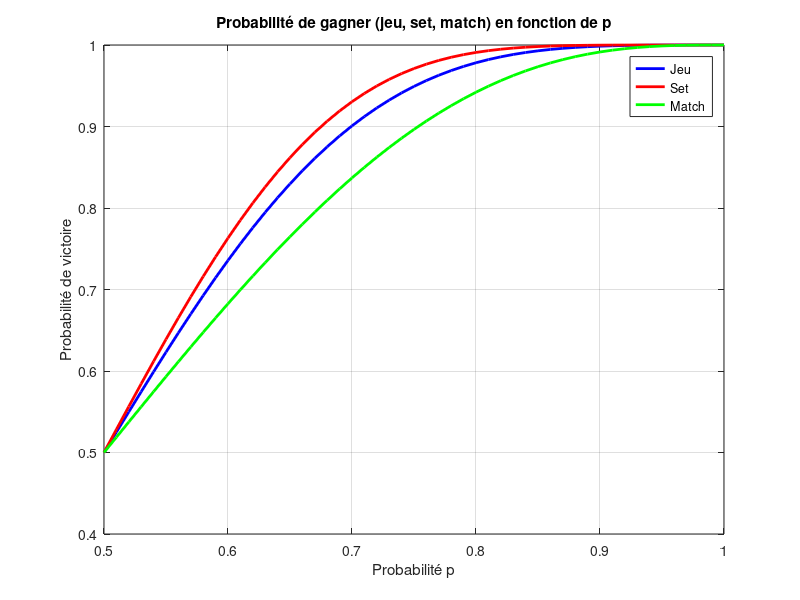
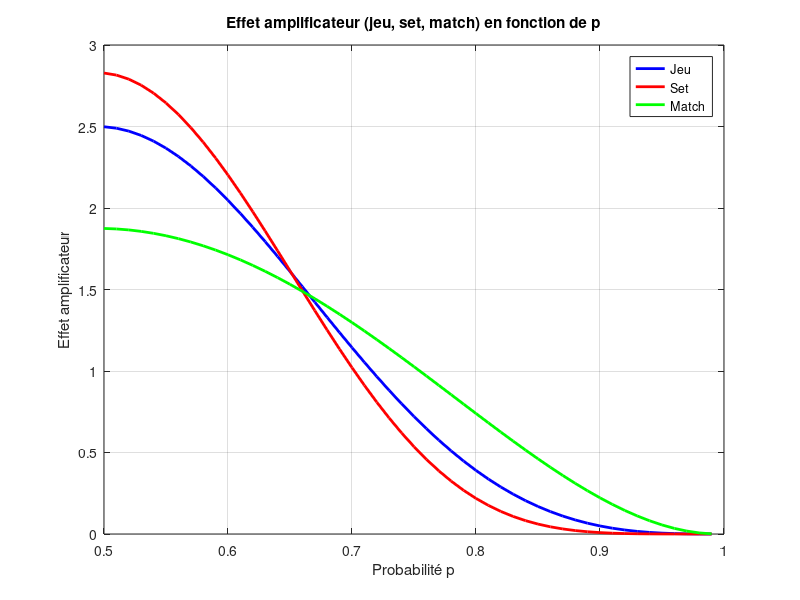

These charts were generated, in order, by the following MATLAB code:
% Comparaison de la probabilité de gagner un jeu, un set, et un match mais également de l'effet amplificateur en fonction de p

p_values = 0.5:0.01:1.0;  % De 0.5 à 1.0 avec un pas de 0.01
num_p = length(p_values);

%% Calcul pour le jeu

n = 20; 
prob_victoire_jeu = zeros(size(p_values));  % Probabilités de victoire pour le jeu
v0_jeu = zeros(n, 1);
v0_jeu(1) = 1;

for i = 1:num_p
    p = p_values(i);
    % Matrice de transition T pour le jeu
    T_jeu = [
        0,   0,   0,   0,   0,   0,   0,   0,   0,   0,   0,   0,   0,   0,   0,   0,   0,   0,   0,   0;
        p,   0,   0,   0,   0,   0,   0,   0,   0,   0,   0,   0,   0,   0,   0,   0,   0,   0,   0,   0;
        1-p, 0,   0,   0,   0,   0,   0,   0,   0,   0,   0,   0,   0,   0,   0,   0,   0,   0,   0,   0;
        0,   p,   0,   0,   0,   0,   0,   0,   0,   0,   0,   0,   0,   0,   0,   0,   0,   0,   0,   0;
        0, 1-p,   p,   0,   0,   0,   0,   0,   0,   0,   0,   0,   0,   0,   0,   0,   0,   0,   0,   0;
        0,   0, 1-p,   0,   0,   0,   0,   0,   0,   0,   0,   0,   0,   0,   0,   0,   0,   0,   0,   0;
        0,   0,   0,   0,   0,   0,   0,   p, 1-p,   0,   0,   0,   0,   0,   0,   0,   0,   0,   0,   0;
        0,   0,   0,   0, 1-p,   p,   0,   0,   0,   0,   0,   0,   0,   0,   0,   0,   0,   0,   0,   0;
        0,   0,   0, 1-p,   p,   0,   0,   0,   0,   0,   0,   0,   0,   0,   0,   0,   0,   0,   0,   0;
        0,   0,   0,   p,   0,   0,   0,   0,   0,   0,   0,   0,   0,   0,   0,   0,   0,   0,   0,   0;
        0,   0,   0,   0,   0, 1-p,   0,   0,   0,   0,   0,   0,   0,   0,   0,   0,   0,   0,   0,   0;
        0,   0,   0,   0,   0,   0,   0, 1-p,   0,   0,   p,   0,   0,   0,   0,   0,   0,   0,   0,   0;
        0,   0,   0,   0,   0,   0,   0,   0,   p, 1-p,   0,   0,   0,   0,   0,   0,   0,   0,   0,   0;
        0,   0,   0,   0,   0,   0,   p,   0,   0,   0,   0,   0, 1-p,   0,   0,   0,   0,   0,   0,   0;
        0,   0,   0,   0,   0,   0, 1-p,   0,   0,   0,   0,   p,   0,   0,   0,   0,   0,   0,   0,   0;
        0,   0,   0,   0,   0,   0,   0,   0,   0,   0,   0,   0,   0, 1-p,   p,   0,   p, 1-p,   0,   0;
        0,   0,   0,   0,   0,   0,   0,   0,   0,   0,   0,   0,   0,   0,   0, 1-p,   0,   0,   0,   0;
        0,   0,   0,   0,   0,   0,   0,   0,   0,   0,   0,   0,   0,   0,   0,   p,   0,   0,   0,   0;
        0,   0,   0,   0,   0,   0,   0,   0,   0,   p,   0,   0,   p,   p,   0,   0,   0,   p,   1,   0;
        0,   0,   0,   0,   0,   0,   0,   0, 1-p, 1-p,   0,   0, 1-p,   0, 1-p,   0,   0, 1-p,   0,   1;
    ];
    
    T_long_term_jeu = T_jeu^100;
    proba_finale_jeu = T_long_term_jeu * v0_jeu;
    
    prob_victoire_jeu(i) = proba_finale_jeu(19);
end

% Calcul de la dérivée numérique pour le jeu
dp_jeu = diff(prob_victoire_jeu) ./ diff(p_values);

%% Calcul pour le set

% Nombre d'états : 39 transitions + 2 absorbants pour le set
nset = 41;
prob_victoire_set = zeros(size(p_values));

scores_set = [
    0, 0;  % S0
    1, 0;  % S1
    0, 1;  % S2
    2, 0;  % S3
    1, 1;  % S4
    0, 2;  % S5
    3, 0;  % S6
    2, 1;  % S7
    1, 2;  % S8
    0, 3;  % S9
    4, 0;  % S10
    3, 1;  % S11
    2, 2;  % S12
    1, 3;  % S13
    0, 4;  % S14
    5, 0;  % S15
    4, 1;  % S16
    3, 2;  % S17
    2, 3;  % S18
    1, 4;  % S19
    0, 5;  % S20
    5, 1;  % S21
    4, 2;  % S22
    3, 3;  % S23
    2, 4;  % S24
    1, 5;  % S25
    5, 2;  % S26
    4, 3;  % S27
    3, 4;  % S28
    2, 5;  % S29
    5, 3;  % S30
    4, 4;  % S31
    3, 5;  % S32
    5, 4;  % S33
    4, 5;  % S34
    5, 5;  % S35
    6, 5;  % S36
    5, 6;  % S37
    6, 6;  % S38
];

% Trouver l'indice de l'état correspondant au score
find_state_set = @(a, b) find(scores_set(:,1) == a & scores_set(:,2) == b);
SF1_set = 40; % Victoire de A
SF2_set = 41; % Défaite de A

for i = 1:num_p
    p = p_values(i);
    q = 1 - p;
    
    % Matrice de Transition du set
    T_set = zeros(nset, nset);
    
    for j = 1:nset - 2 % On exclut les états absorbants
        current_score = scores_set(j, :);
        a = current_score(1);
        b = current_score(2);
        
        new_a = a + 1;
        new_b = b;
        if (new_a >= 6 && new_a - new_b >= 2) || (new_a == 7 && new_b == 5)
            T_set(SF1_set, j) = p;
        else
            next_state = find_state_set(new_a, new_b);
            if ~isempty(next_state)
                T_set(next_state, j) = p;
            else
                T_set(SF1_set, j) = p;
            end
        end
        
        new_a = a;
        new_b = b + 1;
        if (new_b >= 6 && new_b - new_a >= 2) || (new_b == 7 && new_a == 5)
            T_set(SF2_set, j) = q;
        else
            next_state = find_state_set(new_a, new_b);
            if ~isempty(next_state)
                T_set(next_state, j) = q;
            else
                T_set(SF2_set, j) = q;
            end
        end
    end
    
    state_6_6 = find_state_set(6,6);
    if ~isempty(state_6_6)
        T_set(SF1_set, state_6_6) = p;
        T_set(SF2_set, state_6_6) = q;
    end
    
    for col = 1:nset
        column_sum = sum(T_set(:, col));
        if column_sum < 1
            T_set(col, col) = 1 - column_sum;
        end
    end
    
    etat_initial = zeros(nset, 1);
    etat_initial(1) = 1;
    
    T_long_term_set = T_set^100;
    proba_finale_set = T_long_term_set * etat_initial;
    
    prob_victoire_set(i) = proba_finale_set(SF1_set);
end

% Calcul de la dérivée numérique pour le set
dp_set = diff(prob_victoire_set) ./ diff(p_values);

%% Calcul pour le match

n_match = 11;
prob_victoire_match = zeros(size(p_values));
v0_match = zeros(n_match, 1);
v0_match(1) = 1;

for i = 1:num_p
    p = p_values(i);
    
    T_match = [
        0,   0,   0,   0,   0,   0,   0,   0,   0,   0,   0;
        p,   0,   0,   0,   0,   0,   0,   0,   0,   0,   0;
        1-p, 0,   0,   0,   0,   0,   0,   0,   0,   0,   0;
        0,   p,   0,   0,   0,   0,   0,   0,   0,   0,   0;
        0, 1-p, p,   0,   0,   0,   0,   0,   0,   0,   0;
        0,   0, 1-p, 0,   0,   0,   0,   0,   0,   0,   0;
        0,   0,   0,  1-p,  p,   0,   0,   0,   0,   0,   0;
        0,   0,   0,   0,   1-p, p,   0,   0,   0,   0,   0;
        0,   0,   0,   0,   0,   0, 1-p,   p,   0,   0,   0;
        0,   0,   0,   p,   0,   0,   p,   0,   p,   1,   0;
        0,   0,   0,   0,   0, 1-p,   0, 1-p, 1-p,   0,   1;
    ];
    
    T_long_term_match = T_match^100;
    proba_finale_match = T_long_term_match * v0_match;
    
    prob_victoire_match(i) = proba_finale_match(10);
end

dp_match = diff(prob_victoire_match) ./ diff(p_values);

%% Graphiques

figure;
plot(p_values,prob_victoire_jeu, 'b-', 'LineWidth', 2);
hold on;
plot(p_values, prob_victoire_set, 'r-', 'LineWidth', 2);
plot(p_values, prob_victoire_match, 'g-', 'LineWidth', 2);
xlabel('Probabilité p');
ylabel('Probabilité de victoire');
title('Probabilité de gagner (jeu, set, match) en fonction de p');
legend('Jeu', 'Set', 'Match');
grid on;
hold off;

figure;
plot(p_values(1:end-1), dp_jeu, 'b-', 'LineWidth', 2);
hold on;
plot(p_values(1:end-1), dp_set, 'r-', 'LineWidth', 2);
plot(p_values(1:end-1), dp_match, 'g-', 'LineWidth', 2);
xlabel('Probabilité p');
ylabel('Effet amplificateur');
title('Effet amplificateur (jeu, set, match) en fonction de p');
legend('Jeu', 'Set', 'Match');
grid on;
hold off;
